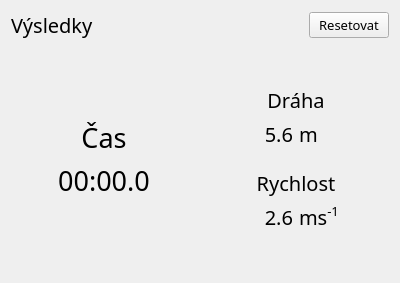
<?xml version="1.0" encoding="UTF-8"?>
<ui version="4.0">
 <class>Form</class>
 <widget class="QWidget" name="Form">
  <property name="geometry">
   <rect>
    <x>0</x>
    <y>0</y>
    <width>400</width>
    <height>283</height>
   </rect>
  </property>
  <property name="windowTitle">
   <string>Form</string>
  </property>
  <layout class="QVBoxLayout" name="verticalLayout_5">
   <item>
    <layout class="QHBoxLayout" name="horizontalLayout_3">
     <item>
      <widget class="QLabel" name="label_9">
       <property name="font">
        <font>
         <family>Futura Md BT</family>
         <pointsize>15</pointsize>
        </font>
       </property>
       <property name="text">
        <string>Výsledky</string>
       </property>
      </widget>
     </item>
     <item>
      <spacer name="horizontalSpacer">
       <property name="orientation">
        <enum>Qt::Horizontal</enum>
       </property>
       <property name="sizeHint" stdset="0">
        <size>
         <width>40</width>
         <height>20</height>
        </size>
       </property>
      </spacer>
     </item>
     <item>
      <widget class="QPushButton" name="reset_2">
       <property name="font">
        <font>
         <family>Futura Md BT</family>
         <pointsize>10</pointsize>
        </font>
       </property>
       <property name="text">
        <string>Resetovat</string>
       </property>
      </widget>
     </item>
    </layout>
   </item>
   <item>
    <layout class="QHBoxLayout" name="horizontalLayout_4">
     <item>
      <layout class="QVBoxLayout" name="verticalLayout_3">
       <item>
        <spacer name="verticalSpacer">
         <property name="orientation">
          <enum>Qt::Vertical</enum>
         </property>
         <property name="sizeHint" stdset="0">
          <size>
           <width>20</width>
           <height>40</height>
          </size>
         </property>
        </spacer>
       </item>
       <item>
        <widget class="QLabel" name="label">
         <property name="font">
          <font>
           <family>Futura Md BT</family>
           <pointsize>20</pointsize>
          </font>
         </property>
         <property name="text">
          <string>Čas</string>
         </property>
         <property name="alignment">
          <set>Qt::AlignCenter</set>
         </property>
        </widget>
       </item>
       <item>
        <widget class="QLabel" name="results_time">
         <property name="font">
          <font>
           <family>Futura Md BT</family>
           <pointsize>20</pointsize>
          </font>
         </property>
         <property name="text">
          <string>00:00.0</string>
         </property>
         <property name="alignment">
          <set>Qt::AlignCenter</set>
         </property>
        </widget>
       </item>
       <item>
        <spacer name="verticalSpacer_2">
         <property name="orientation">
          <enum>Qt::Vertical</enum>
         </property>
         <property name="sizeHint" stdset="0">
          <size>
           <width>20</width>
           <height>40</height>
          </size>
         </property>
        </spacer>
       </item>
      </layout>
     </item>
     <item>
      <layout class="QVBoxLayout" name="verticalLayout_4">
       <item>
        <layout class="QVBoxLayout" name="verticalLayout">
         <item>
          <spacer name="verticalSpacer_3">
           <property name="orientation">
            <enum>Qt::Vertical</enum>
           </property>
           <property name="sizeHint" stdset="0">
            <size>
             <width>20</width>
             <height>40</height>
            </size>
           </property>
          </spacer>
         </item>
         <item>
          <widget class="QLabel" name="label_3">
           <property name="font">
            <font>
             <family>Futura Md BT</family>
             <pointsize>15</pointsize>
            </font>
           </property>
           <property name="text">
            <string>Dráha</string>
           </property>
           <property name="alignment">
            <set>Qt::AlignCenter</set>
           </property>
          </widget>
         </item>
         <item>
          <layout class="QHBoxLayout" name="horizontalLayout">
           <item>
            <widget class="QLabel" name="results_distance">
             <property name="font">
              <font>
               <family>Futura Md BT</family>
               <pointsize>15</pointsize>
              </font>
             </property>
             <property name="text">
              <string>5.6</string>
             </property>
             <property name="alignment">
              <set>Qt::AlignRight|Qt::AlignTrailing|Qt::AlignVCenter</set>
             </property>
            </widget>
           </item>
           <item>
            <widget class="QLabel" name="label_5">
             <property name="font">
              <font>
               <family>Futura Md BT</family>
               <pointsize>15</pointsize>
              </font>
             </property>
             <property name="text">
              <string>m</string>
             </property>
             <property name="alignment">
              <set>Qt::AlignLeading|Qt::AlignLeft|Qt::AlignVCenter</set>
             </property>
            </widget>
           </item>
          </layout>
         </item>
        </layout>
       </item>
       <item>
        <spacer name="verticalSpacer_5">
         <property name="orientation">
          <enum>Qt::Vertical</enum>
         </property>
         <property name="sizeType">
          <enum>QSizePolicy::Minimum</enum>
         </property>
         <property name="sizeHint" stdset="0">
          <size>
           <width>20</width>
           <height>15</height>
          </size>
         </property>
        </spacer>
       </item>
       <item>
        <layout class="QVBoxLayout" name="verticalLayout_2">
         <item>
          <widget class="QLabel" name="label_6">
           <property name="font">
            <font>
             <family>Futura Md BT</family>
             <pointsize>15</pointsize>
            </font>
           </property>
           <property name="text">
            <string>Rychlost</string>
           </property>
           <property name="alignment">
            <set>Qt::AlignCenter</set>
           </property>
          </widget>
         </item>
         <item>
          <layout class="QHBoxLayout" name="horizontalLayout_2">
           <item>
            <widget class="QLabel" name="results_speed">
             <property name="font">
              <font>
               <family>Futura Md BT</family>
               <pointsize>15</pointsize>
              </font>
             </property>
             <property name="text">
              <string>2.6</string>
             </property>
             <property name="alignment">
              <set>Qt::AlignRight|Qt::AlignTrailing|Qt::AlignVCenter</set>
             </property>
            </widget>
           </item>
           <item>
            <widget class="QLabel" name="label_8">
             <property name="font">
              <font>
               <family>Futura Md BT</family>
               <pointsize>15</pointsize>
              </font>
             </property>
             <property name="text">
              <string>&lt;html&gt;&lt;head/&gt;&lt;body&gt;&lt;p&gt;ms&lt;span style=&quot; vertical-align:super;&quot;&gt;-1&lt;/span&gt;&lt;/p&gt;&lt;/body&gt;&lt;/html&gt;</string>
             </property>
            </widget>
           </item>
          </layout>
         </item>
         <item>
          <spacer name="verticalSpacer_4">
           <property name="orientation">
            <enum>Qt::Vertical</enum>
           </property>
           <property name="sizeHint" stdset="0">
            <size>
             <width>20</width>
             <height>40</height>
            </size>
           </property>
          </spacer>
         </item>
        </layout>
       </item>
      </layout>
     </item>
    </layout>
   </item>
  </layout>
 </widget>
 <resources/>
 <connections/>
</ui>
